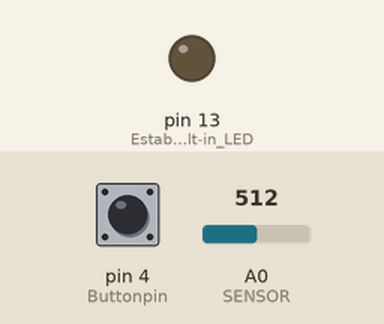
The sketch below on a simulated Arduino Uno, built with avr-gcc and run on an emulated ATmega328P. On the bench: output pins drawn as LEDs (lit = HIGH). The test bench sets the inputs (shaded band); at power-on: pin 4 (Buttonpin) HIGH, A0 (SENSOR) = 512. What the sketch prints to the serial monitor is not drawn.

Above: at 1.2 s.
1.3 s: pin 4 (Buttonpin) pulled LOW for 0.25 s
At 2.5 s:
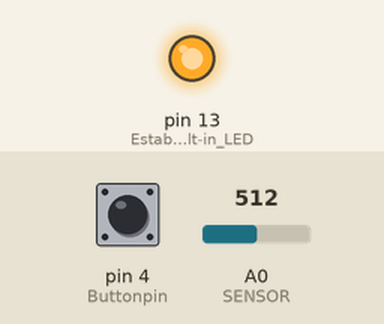
3.2 s: pin 4 (Buttonpin) pulled LOW for 1 s
At 4.8 s:
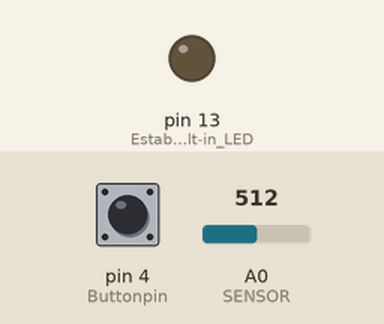
8.7 s: pin 4 (Buttonpin) pulled LOW for 3.2 s
At 12.5 s:
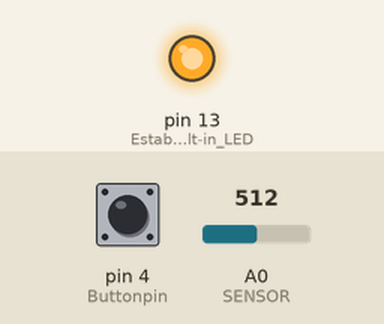
Timing chart, 0 to 14.0 s (numbered marks = the images above; inputs shaded):
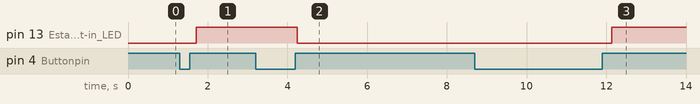

Measured:
- after the input at 1.3 s, pin 13 (Establishes_built-in_LED): LOW → HIGH after 0.41 s
- after the input at 3.2 s, pin 13 (Establishes_built-in_LED): HIGH → LOW after 1.1 s
- after the input at 8.7 s, pin 13 (Establishes_built-in_LED): LOW → HIGH after 3.4 s

The sketch:

Angle_sensor_proto_to_button.ino
```cpp
const int SENSOR = A0;
const int Buttonpin = 4; //D4 is the pin
bool sensor_on = false;
int lastButtonState = LOW;

void setup()
{
  Serial.begin(9600);
  pinMode(Buttonpin, INPUT_PULLUP); //Establishes Button as an input & ensures constant HIGH reading instead of junk values
  pinMode(LED_BUILTIN, OUTPUT); //Establishes built-in LED as an output
  pinMode(SENSOR, INPUT);
}

void loop()
{

  int buttonState = digitalRead(Buttonpin);

  // Detect a new button press
  if (buttonState == HIGH && lastButtonState == LOW)
  {
    sensor_on = !sensor_on;
    delay(50); // Simple debounce
  }

  lastButtonState = buttonState;

  if (sensor_on)
  {
    digitalWrite(LED_BUILTIN, LOW);
    angle_sensor();
  }
  else
  {
    digitalWrite(LED_BUILTIN, HIGH);
  }
}

void angle_sensor()
{
  int value = analogRead(SENSOR);

  float angle = value * 300/1020;


  Serial.print("Sensor value: ");
  Serial.print(value);

  Serial.print("| Angle ");
  Serial.print(angle, 1);
  Serial.println("Degrees");

  delay(200);
}
```
